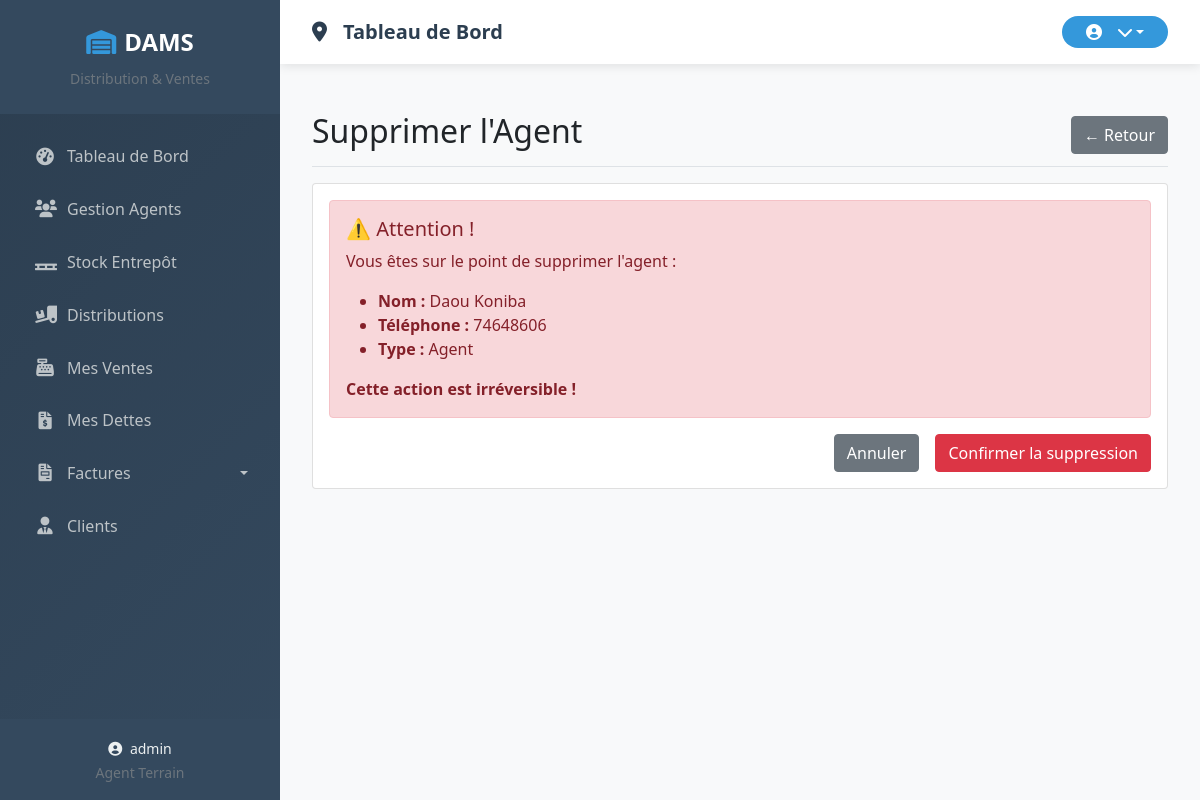
/agents/supprimer/2/ (signed in), run on an earlier commit of the app's database.
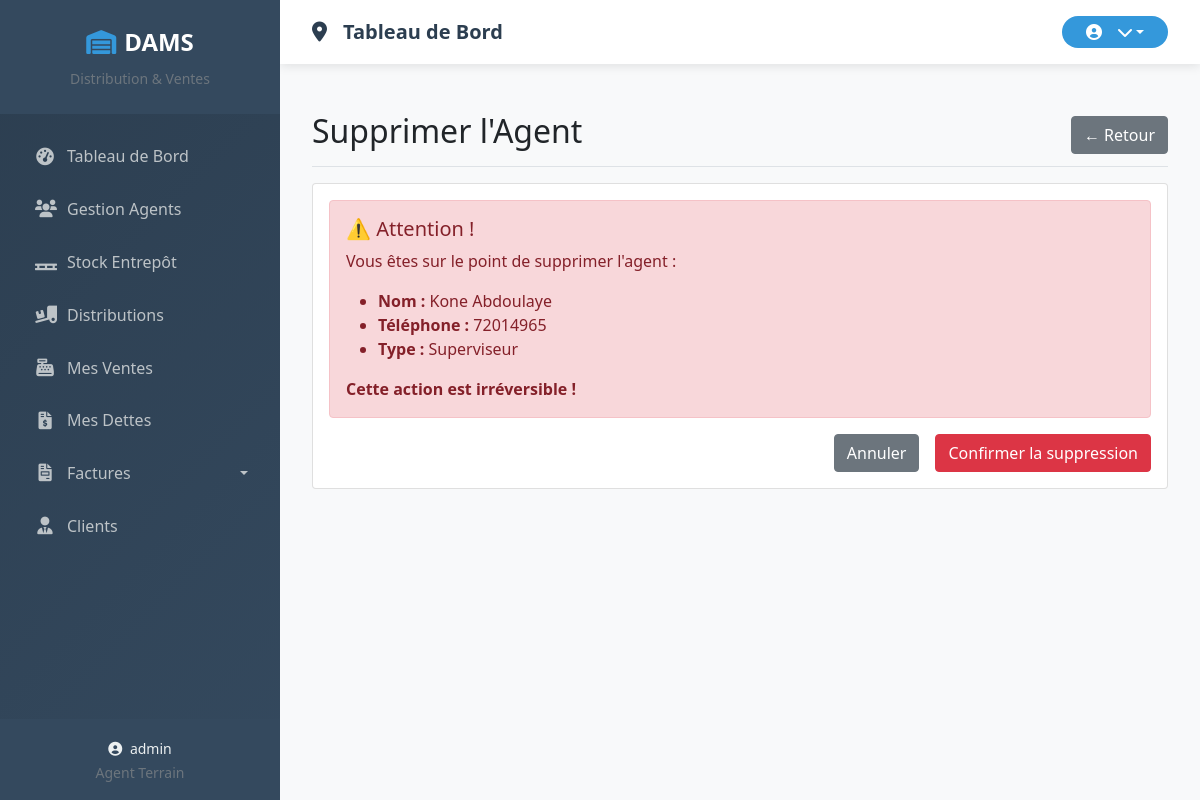
And on a later commit of the database.
### core/models.py (models this page shows, shortened)
class Agent(models.Model):
    TYPE_AGENT_CHOICES = (
        ('direction', 'Direction'),
        ('entrepot', 'Superviseur'),
        ('terrain', 'Agent'),
    )
    user = models.OneToOneField(User, on_delete=models.CASCADE)
    type_agent = models.CharField(max_length=50, choices=TYPE_AGENT_CHOICES)
    telephone = models.CharField(max_length=50, blank=True, null=True)

### core/views.py (the view)
# urls.py: path('agents/supprimer/<int:agent_id>/', views.supprimer_agent, name='supprimer_agent'),
@login_required
def supprimer_agent(request, agent_id):
    agent = get_object_or_404(Agent, id=agent_id)
    if request.method == 'POST':
        agent.user.delete()
        return redirect('liste_agents')
    return render(request, 'core/agents/supprimer_agent.html', {'agent': agent})

### core/context_processors.py (called while the page is built, shortened)
def agent_context(request):
    context = {}
    return context

### core/templates/core/agents/supprimer_agent.html (shortened to what this page needs)
{% extends 'base.html' %}
{% block content %}
<div class="d-flex justify-content-between flex-wrap flex-md-nowrap align-items-center pt-3 pb-2 mb-3 border-bottom">
    <h1 class="h2">Supprimer l'Agent</h1>
    <a href="{% url 'liste_agents' %}" class="btn btn-secondary">← Retour</a>
</div>
<div class="card">
    <div class="card-body">
        <div class="alert alert-danger">
            <h5>⚠️ Attention !</h5>
            <p>Vous êtes sur le point de supprimer l'agent :</p>
            <ul>
                <li><strong>Nom :</strong> {{ agent.user.first_name }} {{ agent.user.last_name }}</li>
                <li><strong>Téléphone :</strong> {{ agent.telephone }}</li>
                <li><strong>Type :</strong> {{ agent.get_type_agent_display }}</li>
            </ul>
            <p class="mb-0"><strong>Cette action est irréversible !</strong></p>
        </div>
        <form method="post">
            <div class="d-grid gap-2 d-md-flex justify-content-md-end">
                <a href="{% url 'liste_agents' %}" class="btn btn-secondary me-md-2">Annuler</a>
                <button type="submit" class="btn btn-danger">Confirmer la suppression</button>
            </div>
        </form>
    </div>
</div>
{% endblock %}

What changed in the data, as far as the page shows it:
changed Agent: user.first_name "Daou" → "Kone"; user.last_name "Koniba" → "Abdoulaye"; telephone "74648606" → "72014965"; type_agent "Agent" → "Superviseur"
